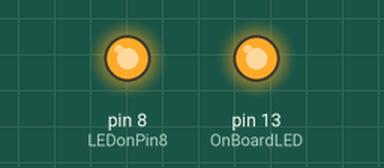
A sketch run on a simulated Arduino Uno, built with avr-gcc and run on an emulated ATmega328P. Parts: output pins drawn as LEDs (lit = HIGH).

Above: at 0.1 s.
Timing chart, 0 to 1.6 s (numbered marks = the images above):
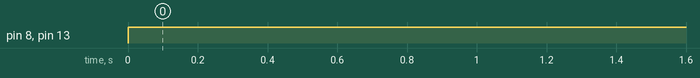

Measured:
- by itself, pin 8 (LEDonPin8), pin 13 (OnBoardLED): LOW → HIGH at 0.00 s

The sketch:

03.binarySelection.ino
```cpp
/*  Author:

  Learning Intention:
  The students understand binary selection logic and apply it to a simple control structures.

  Success Criteria:
    1.  I understand binary selection is asking questions that only have a true and false outcome
    2.  I can apply different comparison operators to get a desired outcome in a basic if else
        control structure
    3.  I understand 'if', 'if else', and 'if else if else'
    4.  I understand the difference between a 'nested if', and using boolean operators
    5.  I can read a simple logic flowchart

  Student Notes:
  Comparison Operators
    - != (not equal to)
    - < (less than)
    - <= (less than or equal to)
    - == (equal to)
    - > (greater than)
    - >= (greater than or equal to)

    Boolean Operators
    - ! (logical not)
    - && (logical and)
    - || (logical or)


  Documentation:
    https://www.arduino.cc/reference/en/#structure
    https://github.com/TempeHS/TempeHS_Ardunio_Bootcamp/blob/main/03.binarySelection/Readme.md

*/

static unsigned int OnBoardLED = 13;
static unsigned int LEDonPin8 = 8;

void setup() {
  Serial.begin(9600);
  pinMode(OnBoardLED, OUTPUT);
  pinMode(LEDonPin8, OUTPUT);
}

void loop() {
  digitalWrite(OnBoardLED, HIGH);
  digitalWrite(LEDonPin8, HIGH);
}
```
